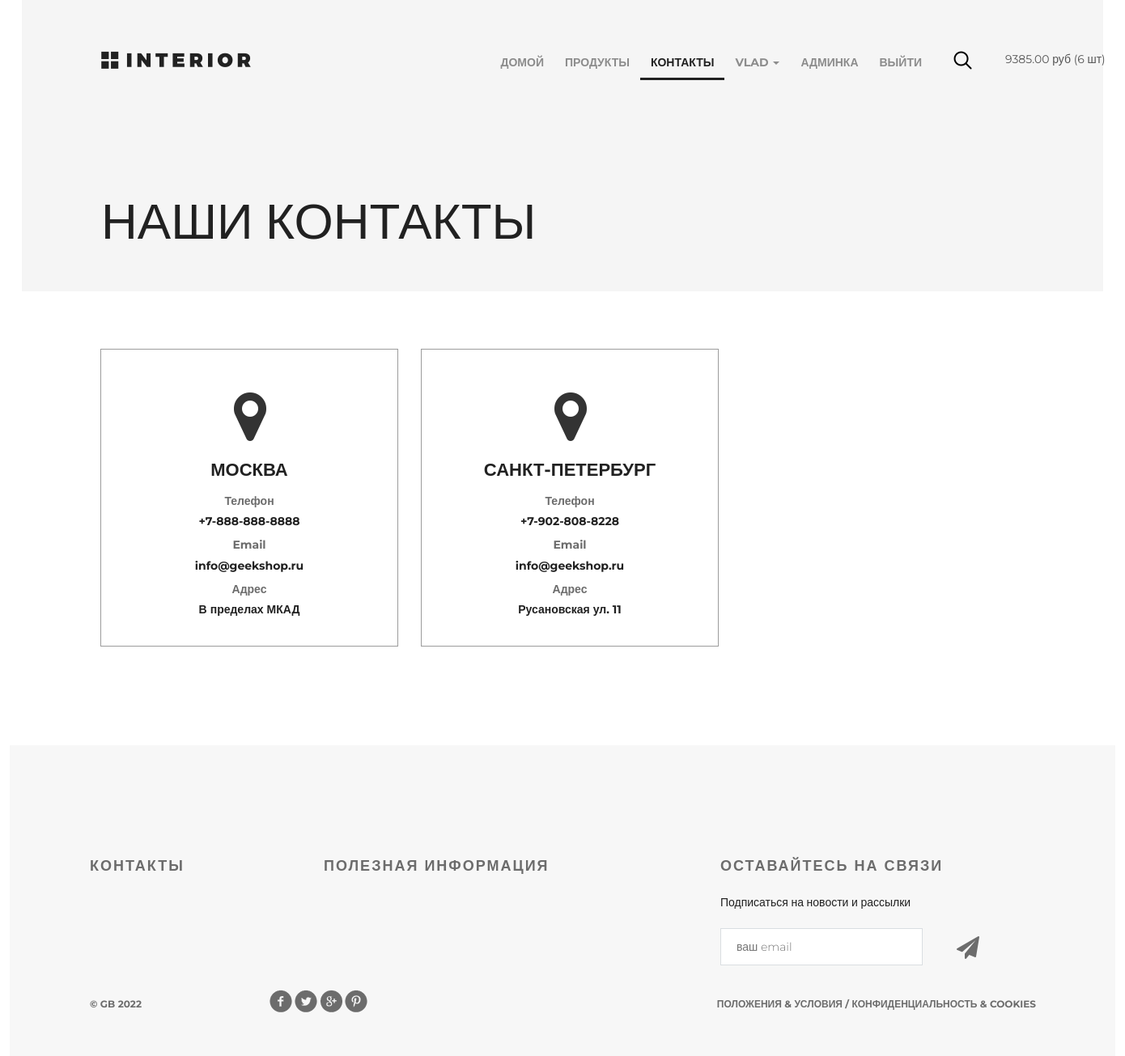
/contact/ (signed in), run on the app's committed database.
### authapp/models.py (models this page shows, shortened)
class ShopUser(AbstractUser):
    age = models.PositiveIntegerField(verbose_name="возраст", default=18)
    city = models.CharField(max_length=64, verbose_name="город", blank=True)
    phone_number = models.CharField(
        max_length=14, verbose_name="номер телефона", blank=True
    )
    avatar = models.ImageField(upload_to="user_avatars", blank=True)
    activation_key = models.CharField(
        verbose_name="ключ активации", max_length=128, null=True
    )
    activation_expiration_date = models.DateTimeField(
        verbose_name="Истечение активации", default=default_key_expiration_date
    )

### cartapp/models.py (models this page shows, shortened)
class Cart(models.Model):
    user = models.ForeignKey(
        settings.AUTH_USER_MODEL, on_delete=models.CASCADE, related_name="cart"
    )
    product = models.ForeignKey(Product, on_delete=models.CASCADE)
    quantity = models.PositiveIntegerField(verbose_name="количество", default=0)
    add_datetime = models.DateTimeField(verbose_name="время", auto_now_add=True)
    objects = CartManager()

### mainapp/models.py (models this page shows, shortened)
class Product(models.Model):
    class Meta:
        ordering = ("-price", "name")
    name = models.CharField(verbose_name="имя", max_length=128, unique=True)
    description = models.TextField(verbose_name="описание", blank=True, null=True)
    category = models.ForeignKey(ProductCategory, on_delete=models.SET_NULL, null=True)
    short_description = models.TextField(
        verbose_name="короткое описание", max_length=64, blank=True
    )
    price = models.DecimalField(
        verbose_name="цена", max_digits=8, decimal_places=2, default=0
    )
    price_with_discount = models.DecimalField(
        verbose_name="цена со скидкой", max_digits=8, decimal_places=2, default=0
    )
    quantity = models.PositiveIntegerField(
        verbose_name="количество товаров на складе", default=0
    )
    image = models.ImageField(upload_to="products_image", blank=True)
    is_active = models.BooleanField(verbose_name="В каталоге", db_index=True, default=True)

### mainapp/views.py (the view)
# urls.py: path("contact/", mainapp_views.contact, name="contact"),
def contact(request):
    return render(
        request,
        "mainapp/contact.html",
        context={
            "title": "Контакты",
            "content_block_class": "hero",
            "links": MENU_LINKS,
        },
    )

### cartapp/models.py (called while the page is built)
    @cached_property
    def amount(self):
        return sum(item.quantity for item in self.all())

    @cached_property
    def total_cost(self):
        return sum(item.product.price * item.quantity for item in self.all())

    @cached_property
    def has_items(self):
        return bool(len(self.all()))

### mainapp/context_processors.py (called while the page is built)
def cart(request):
    cart = []
    if request.user.is_authenticated:
        cart = Cart.objects.filter(user=request.user)
    return {
        "cart": cart,
    }

### templates/mainapp/contact.html (shortened to what this page needs)
{% extends 'mainapp/base.html' %}
{% load static %}
{% block menu %}
{% include 'mainapp/include/inc_menu.html' %}
	<h1>Наши контакты</h1>
{%endblock%}
{% block content %}
<div class="location">
	<div class="location-1">
		<i class="fa fa-map-marker fa-5x"></i>
		<h4>Москва</h4>
		<div class="contacts">
			<h5>Телефон</h5>
			<p>+7-888-888-8888</p>
		</div>
		<div class="contacts">
			<h5>Email</h5>
			<p>info@geekshop.ru</p>
		</div>
		<div class="contacts">
			<h5>Адрес</h5>
			<p>В пределах МКАД</p>
		</div>
	</div>
	<div class="location-1">
		<i class="fa fa-map-marker fa-5x"></i>
		<h4>Санкт-Петербург</h4>
		<div class="contacts">
			<h5>Телефон</h5>
			<p>+7-902-808-8228</p>
		</div>
		<div class="contacts">
			<h5>Email</h5>
			<p>info@geekshop.ru</p>
		</div>
		<div class="contacts">
			<h5>Адрес</h5>
			<p>Русановская ул. 11</p>
		</div>
	</div>
</div>
<div class="clr"></div>
{% endblock %}

### templates/mainapp/include/inc_menu.html (shortened to what this page needs)
<div class="header clearfix">
  <a href="{% url 'index' %}" class="logo"></a>
  <ul class="menu">
    <li>
      <a
        href="{% url 'index' %}"
        class="{% if request.resolver_match.url_name == 'main' %}active{% endif %}"
      >
        домой
      </a>
    </li>
    <li>
      <a
        href="{% url 'products:index' %}"
        class="{% if request.resolver_match.namespace == 'products' %}active{% endif %}"
      >
        продукты
      </a>
    </li>
    <li>
      <a
        href="{% url 'contact' %}"
        class="{% if request.resolver_match.url_name == 'contact' %}active{% endif %}"
      >
        контакты
      </a>
    </li>
    {% if user.is_authenticated %}
    <li>
      <div class="dropdown">
        <a class="dropdown-toggle" href="" data-toggle="dropdown">
          {{ user.first_name|default:'Пользователь' }}
          <span class="caret"></span>
        </a>
      </div>
    </li>
    {% endif %} {% if user.is_superuser %}
    <li>
      <a href="{% url 'admin:users' %}">админка</a>
    </li>
    {% endif %}
    <li>
      {% if user.is_authenticated %}
      <a href="{% url 'auth:logout' %}">выйти</a>
      {% else %}
      <a href="{% url 'auth:login' %}">войти</a>
      {% endif %}
    </li>
  </ul>
  <a href="#" class="search"></a>
  <a href="{% url 'cart:view' %}" class="cart">
    <span>
        {% if request.user.cart.has_items %} {{ request.user.cart.total_cost }}
        руб ({{ request.user.cart.amount }} шт)
        {% endif %}
    </span>
  </a>
</div>

### static/css/style.css (style rules this page uses)
* { margin: 0; padding: 0; }
body { font-family: 'Montserrat', sans-serif; }
html, body { height: 100%; }
.clr { height: 384px; }
.logo { background-image: url(/static/img/logo.png); margin-top: 63px; width: 185px; height: 22px; float: left; }
.menu { list-style-type: none; margin-top: 67px; float: right; }
.menu li { float: left; }
.menu a { color: #8c8c8c; font-size: 14px; font-weight: 700; text-align: right; text-transform: uppercase; text-decoration: none; padding: 10px 13px; }
.menu .active { color: #212121; font-weight: 700; border-bottom: 3px solid #212121; }
.search { display: block; width: 23px; height: 23px; background-image: url(/static/img/search.png); position: absolute; top: 63px; left: 1151px; }
.cart { display: block; width: 23px; height: 23px; background-image: url(/static/img/cart.png); position: absolute; top: 63px; left: 1185px; text-decoration: none; color: #555; }
.cart span { display: block; margin-left: 30px; width: 150px; }
.clearfix:after { content: ""; display: block; clear: both; }
.hero h1 { color: #212121; font-size: 62px; font-weight: 100; text-align: left; margin-top: 142px; text-transform: uppercase; }
.location { padding: 0px 97px; }
.location-1 { height: 368px; width: 368px; border: 1px solid #9c9c9c; margin: 71px 28px 122px 0px; float: left; }
.location-1:last-child { margin: 71px 0px 122px 0px; }
.location i { display: block; margin: 48px auto 0px; width: 38px; }
.location h4 { margin: 23px auto 23px; text-transform: uppercase; text-align: center; color: #212121; font-size: 22px; font-weight: 700; line-height: 16px; }
.contacts { text-align: center; margin-bottom: 15px; line-height: 14px; color: #212121; font-size: 14px; font-weight: 700; }
.contacts h5 { color: #6c6c6c; font-size: 14px; font-weight: 700; }

### data on the page
ShopUser: first_name "VLAD", user.cart.total_cost "9385.00", user.cart.amount "6"
